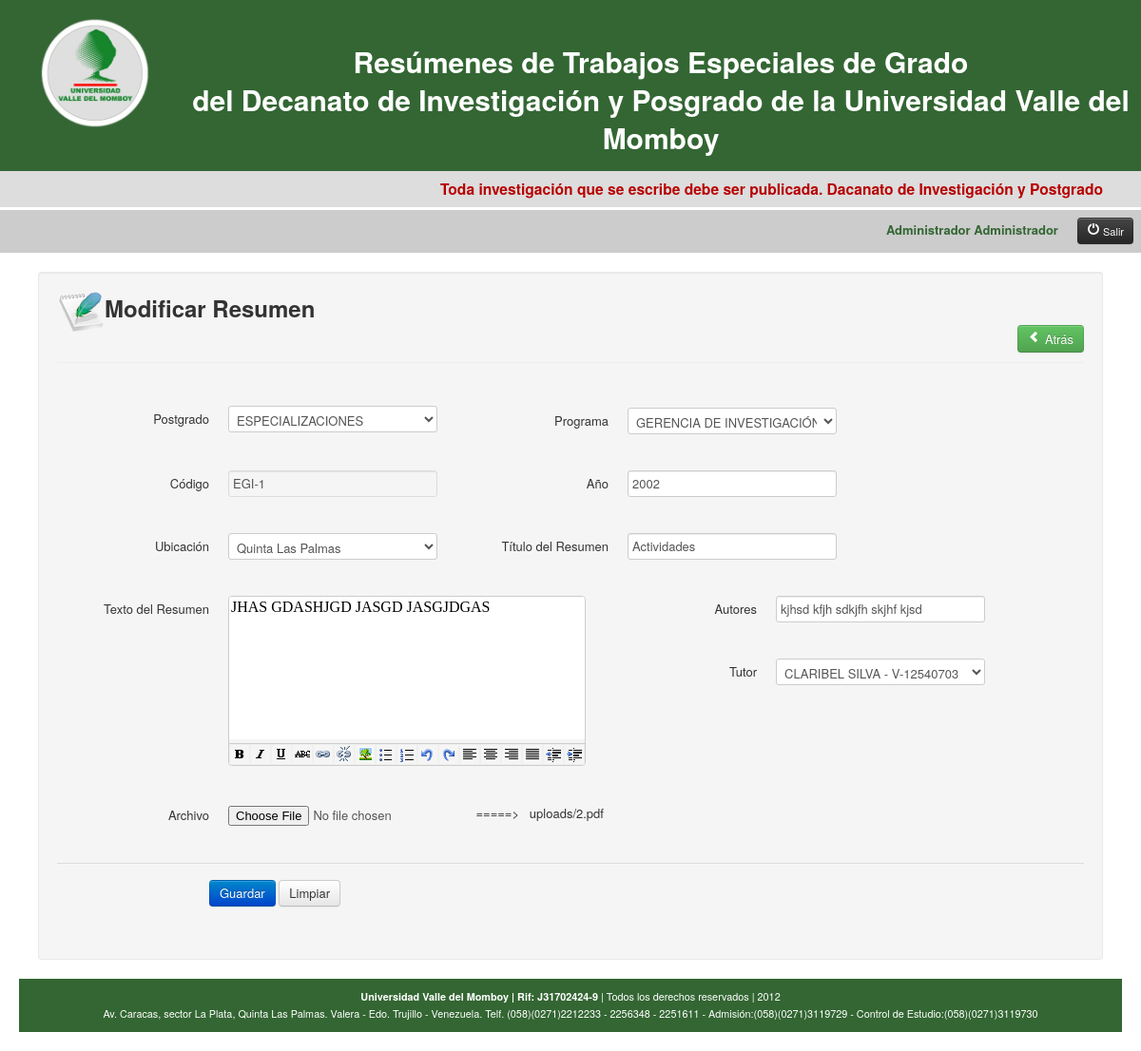
Page /resumen.php?p=mres&idResumen=21 (signed in) on the earlier database version.
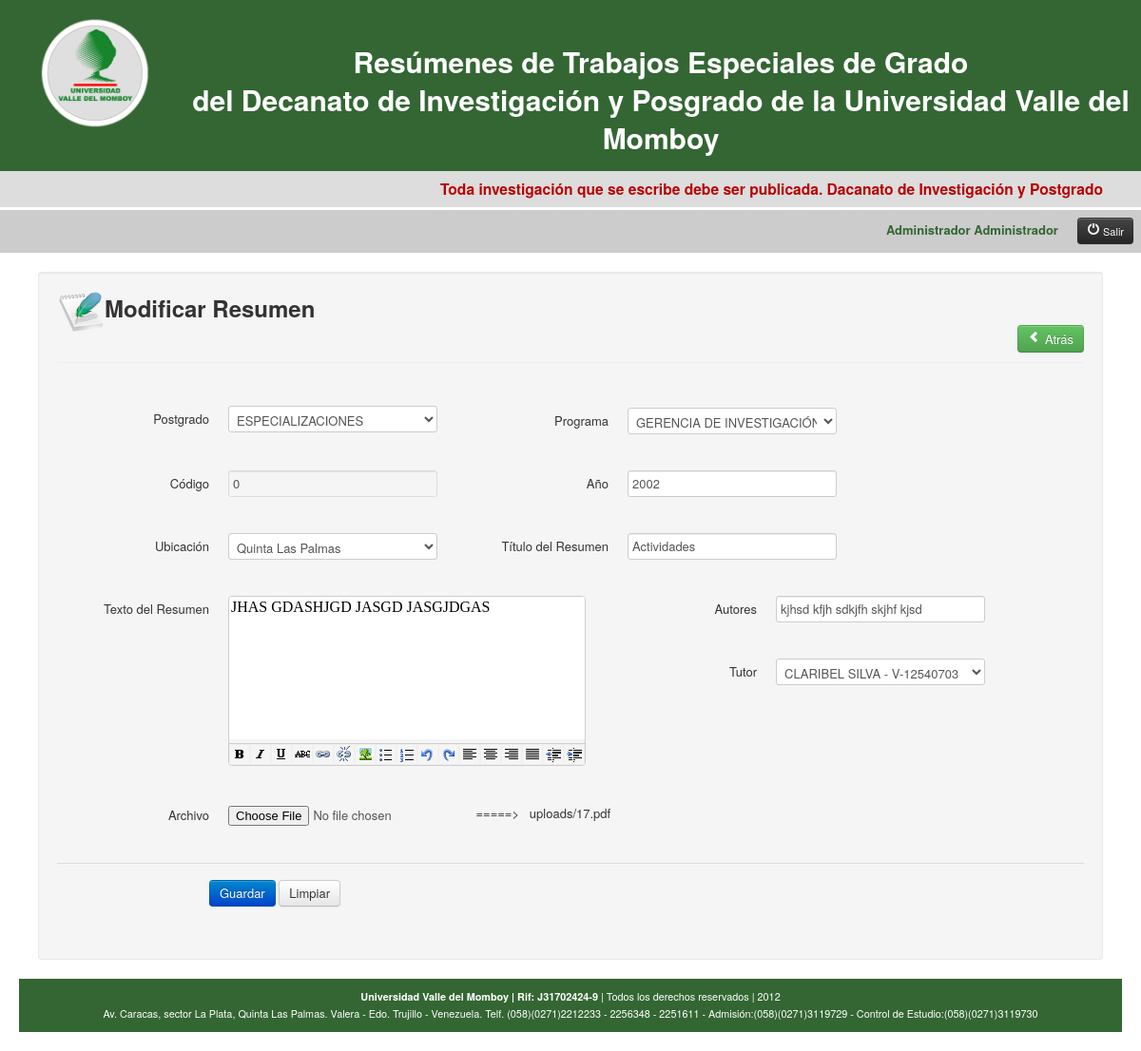
Same page on the later database version.
### tables this page shows
CREATE TABLE IF NOT EXISTS `tblresumen` (
  `idResumen` int(11) NOT NULL AUTO_INCREMENT,
  `codigoResumen` varchar(10) NOT NULL,
  `anoResumen` varchar(12) NOT NULL,
  `idUbicacion` int(11) NOT NULL,
  `tituloResumen` varchar(255) NOT NULL,
  `textoResumen` text NOT NULL,
  `archivoResumen` varchar(100) NOT NULL,
  `autoresResumen` varchar(250) NOT NULL,
  `idCategoria` int(11) NOT NULL DEFAULT '1',
  `idSubcategoria` int(11) NOT NULL,
  `idTutor` int(11) NOT NULL,
  `fechaResumen` date NOT NULL,
  `idUsuario` int(11) NOT NULL,
  PRIMARY KEY (`idResumen`),
  KEY `idUbicacion` (`idUbicacion`,`idSubcategoria`,`idTutor`),
  KEY `idCategoria` (`idCategoria`),
  KEY `idUsuario` (`idUsuario`)
);

CREATE TABLE IF NOT EXISTS `tblsubcategorias` (
  `idSubcategoria` int(11) NOT NULL AUTO_INCREMENT,
  `codigoSubcategoria` varchar(10) NOT NULL,
  `nombreSubcategoria` varchar(75) NOT NULL,
  `idCategoria` int(11) NOT NULL,
  `idArea` int(11) NOT NULL,
  PRIMARY KEY (`idSubcategoria`),
  KEY `idCategoria` (`idCategoria`),
  KEY `idArea` (`idArea`)
);

CREATE TABLE IF NOT EXISTS `tbltutores` (
  `idTutor` int(11) NOT NULL AUTO_INCREMENT,
  `cedulaTutor` varchar(12) NOT NULL,
  `nombreTutor` varchar(75) NOT NULL,
  `apellidoTutor` varchar(75) NOT NULL,
  `profesionTutor` varchar(75) NOT NULL,
  `postgradoTutor` varchar(100) DEFAULT NULL,
  `telfTutor` varchar(75) NOT NULL,
  `emailTutor` varchar(75) NOT NULL,
  `statusTutor` varchar(1) NOT NULL DEFAULT 'A',
  PRIMARY KEY (`idTutor`)
);

### mres.php (the view, shortened to what the changed rows need)
<?php require_once('Connections/bdresumen.php'); ?>
<?php
$editFormAction = $_SERVER['PHP_SELF'];
if (isset($_SERVER['QUERY_STRING'])) {
  $editFormAction .= "?" . htmlentities($_SERVER['QUERY_STRING']);
}
$query_resumenes = "SELECT * FROM tblresumen WHERE idResumen = '".$_GET['idResumen']."'";
$resumenes = mysql_query($query_resumenes, $bdresumen) or die(mysql_error());
$row_resumenes = mysql_fetch_assoc($resumenes);
$query_ubicaciones = "SELECT * FROM tblubicaciones";
$ubicaciones = mysql_query($query_ubicaciones, $bdresumen) or die(mysql_error());
$row_ubicaciones = mysql_fetch_assoc($ubicaciones);
$query_tutores = "SELECT * FROM tbltutores";
$tutores = mysql_query($query_tutores, $bdresumen) or die(mysql_error());
$row_tutores = mysql_fetch_assoc($tutores);
$query_subcategorias = "SELECT * FROM tblsubcategorias";
$subcategorias = mysql_query($query_subcategorias, $bdresumen) or die(mysql_error());
$row_subcategorias = mysql_fetch_assoc($subcategorias);
$query_categorias = "SELECT * FROM tblcategoria";
$categorias = mysql_query($query_categorias, $bdresumen) or die(mysql_error());
$row_categorias = mysql_fetch_assoc($categorias);
?>
<div style="margin:20px;">
<div class="container-fluid" style="margin:auto">
    <div class="row-fluid">
      <div class="span12">
        <div class="well">
        	<div class="row-fluid">
          		<img src="img/resumen.png" width="50" height="50"><h2>Modificar Resumen</h2>
           		<div class="atras"><button class="btn btn-success" onclick='window.location="resumen.php"'><i class="icon-chevron-left icon-white"></i>&nbsp;Atrás</button></div>
          	</div>
                <div class="row-fluid">
                    <form name="mres" id="mres" class="form-horizontal" action="<?php echo $editFormAction; ?>" method="POST" enctype="multipart/form-data">
                      <legend></legend>
                      <div class="control-group">
                  <label class="control-label" for="idCategoria">Postgrado</label>
                  <div class="controls">
                    <select id="idCategoria" name="idCategoria">
                      <?php
                      do {
                      ?>
                      <option value="<?php echo $row_categorias['idCategoria']?>"<?php if (!(strcmp($row_categorias['idCategoria'], $row_subcategorias['idCategoria']))) {echo "selected=\"selected\"";} ?>><?php echo $row_categorias['nombreCategoria']?></option>
                      <?php
                      } while ($row_categorias = mysql_fetch_assoc($categorias));
                      ?>
                    </select>
                  </div>
                </div>
                <div class="control-group">
                  <label class="control-label" for="idSubcategoria">Programa</label>
                  <div class="controls">
                  <select id="idSubcategoria" name="idSubcategoria">
                      <?php
                      do {
                      ?>
                      <option value="<?php echo $row_subcategorias['idSubcategoria']?>"<?php if (!(strcmp($row_subcategorias['idSubcategoria'], $row_resumenes['idSubcategoria']))) {echo "selected=\"selected\"";} ?>><?php echo $row_subcategorias['nombreSubcategoria']?></option>
                      <?php
                      } while ($row_subcategorias = mysql_fetch_assoc($subcategorias));
                      ?>
                    </select>
                  </div>
                </div>
                <div class="control-group">
                  <label class="control-label" for="codigoResumen">Código</label>
                  <div class="controls">
                    <input type="text" class="input" name="codigoResumen" id="codigoResumen" placeholder="Código del Resumen" value="<?php echo $row_resumenes['codigoResumen']; ?>" readonly>
                  </div>
                </div>
                <div class="control-group">
                  <label class="control-label" for="anoResumen">Año</label>
                  <div class="controls">
                    <input type="text" class="input" name="anoResumen" id="anoResumen" placeholder="Año del Resumen" value="<?php echo $row_resumenes['anoResumen']; ?>">
                  </div>
                </div>
                <div class="control-group">
                  <label class="control-label" for="idUbicacion">Ubicación</label>
                  <div class="controls">
                    <select id="idUbicacion" name="idUbicacion">
                      <?php
                      do {
                      ?>
                      <option value="<?php echo $row_ubicaciones['idUbicacion']?>"><?php echo $row_ubicaciones['nombreUbicacion']?></option>
                      <?php
                      } while ($row_ubicaciones = mysql_fetch_assoc($ubicaciones));
                      ?>
                    </select>
                  </div>
                </div>
                <div class="control-group">
                  <label class="control-label" for="tituloResumen">Título del Resumen</label>
                  <div class="controls">
                    <input type="text" class="input" name="tituloResumen" id="tituloResumen" placeholder="Título del Resumen" value="<?php echo $row_resumenes['tituloResumen']; ?>">
                  </div>
                </div>
                <div class="control-group">
                  <label class="control-label" for="textoResumen">Texto del Resumen</label>
                  <div class="controls">
                    <div>
                    </div>
                  </div>
                </div>
                <div class="control-group">
                  <label class="control-label" for="autoresResumen">Autores</label>
                  <div class="controls">
                    <input type="text" class="input" name="autoresResumen" id="autoresResumen" placeholder="Autores" value="<?php echo $row_resumenes['autoresResumen']; ?>">
                  </div>
                </div>
                <div class="control-group">
                  <label class="control-label" for="idTutor">Tutor</label>
                  <div class="controls">
                    <select id="idTutor" name="idTutor">
                      <?php
                      do {
                      ?>
                      <option value="<?php echo $row_tutores['idTutor']?>"<?php if (!(strcmp($row_tutores['idTutor'], $row_resumenes['idTutor']))) {echo "selected=\"selected\"";} ?>><?php echo $row_tutores['nombreTutor']?> <?php echo $row_tutores['apellidoTutor']?> - <?php echo $row_tutores['cedulaTutor']?></option>
                      <?php
                      } while ($row_tutores = mysql_fetch_assoc($tutores));
                      ?>
                    </select>
                  </div>
                </div>
                <div class="control-group">
                  <label class="control-label" for="archivoResumen">Archivo</label>
                  <div class="controls">
                    <input type="file" name="archivoResumen" id="archivoResumen" >
                    &nbsp;&nbsp;&nbsp;=====>&nbsp;&nbsp;&nbsp;uploads/<?php echo $row_resumenes['archivoResumen']; ?>
                  </div>
                </div>
                      <div class="form-actions">
                        <button type="submit" class="btn btn-primary">Guardar</button>
                        <button class="btn" type="reset">Limpiar</button>
                      </div>
                  </form>
              </div>
          </div>
        </div>
      </div>
</div>

Differences in the rows shown:
changed tblresumen "Actividades": codigoResumen "EGI-1" → "0"; archivoResumen "2.pdf" → "17.pdf"
